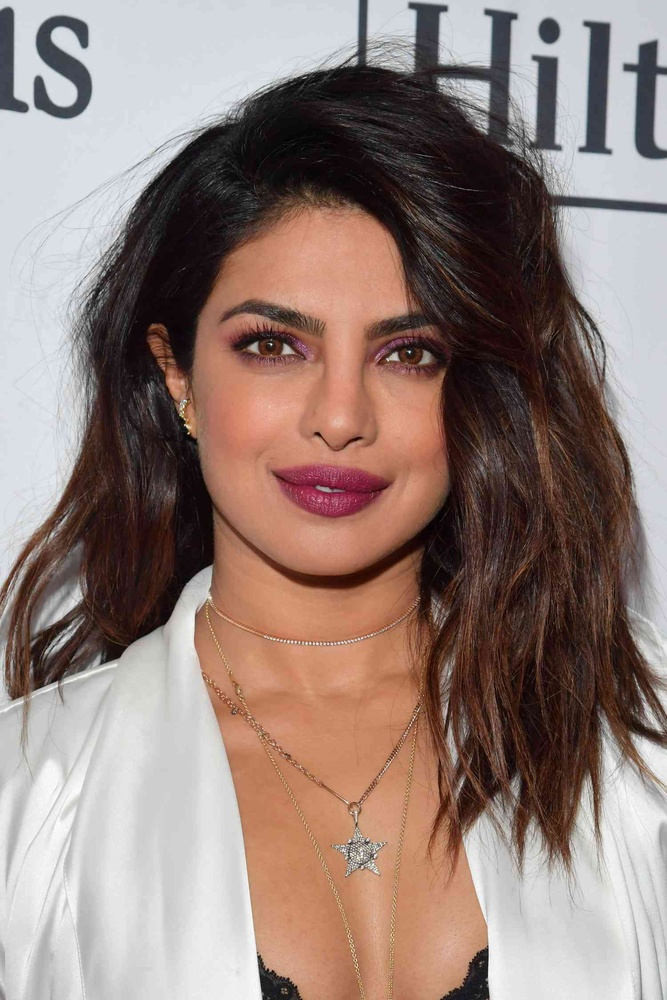
#> input picture faceIdentification/face_images/pic1.jpg, 667 x 1000 px, shrunk from 1500 x 2250 before the run; its folder holds only this picture in this run
$ python code2.py
#> lines starting #> are read from the running program, lines starting #| are printed output that depends on the picture; after the words box and inside, x2 and y2 are one past the last pixel; in counts of white or black regions, pixels touching at a corner belong together
import cv2
import os

def face_detection(image_path):
    # Load the face detection model
#> called with image_path = 'face_images/pic1.jpg'
    face_cascade = cv2.CascadeClassifier(cv2.data.haarcascades + 'haarcascade_frontalface_default.xml')

    # Load the image
    image = cv2.imread(image_path)
#> image is the input picture: shape (1000, 667, 3); mean B, G, R 120.6, 127.3, 147.2

    # Convert the image to grayscale
    gray = cv2.cvtColor(image, cv2.COLOR_BGR2GRAY)
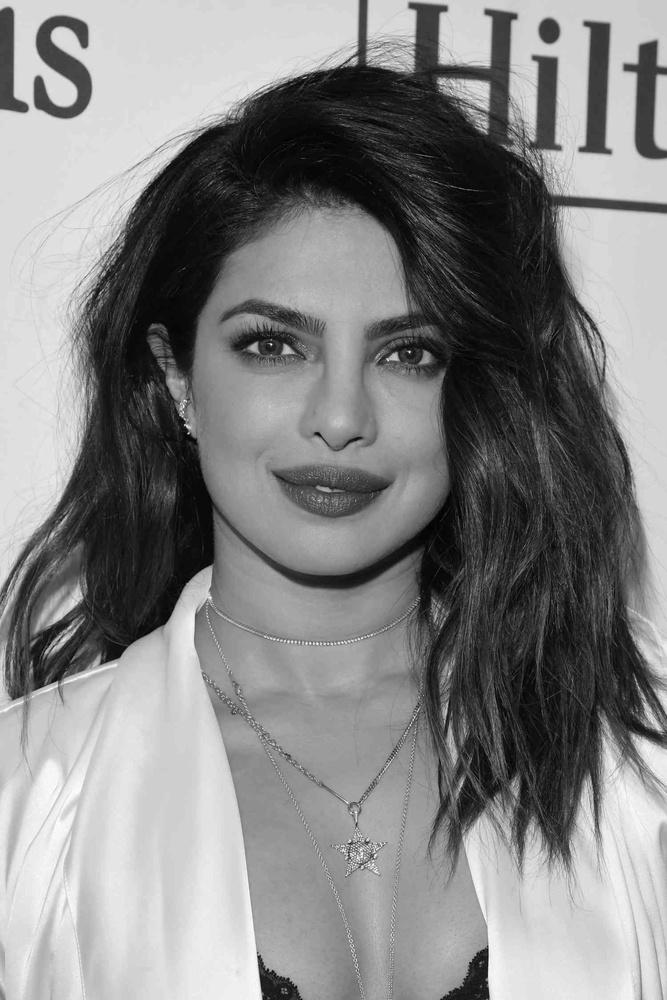
#> gray: shape (1000, 667); min 0, max 255, mean 132.5

    # Detect faces in the image
    faces = face_cascade.detectMultiScale(gray, scaleFactor=1.1, minNeighbors=5, minSize=(30, 30))
#> faces = [[173, 227, 328, 328]]

    return faces, image

def process_images():
    # Create a directory to store the captured face images
    os.makedirs('processed_images', exist_ok=True)

    # Create a dictionary to store the ID numbers for each face
    face_ids = {}

    # Get the list of image file paths in the face_images folder
    image_folder = 'face_images'
    image_paths = [os.path.join(image_folder, image_file) for image_file in os.listdir(image_folder) if image_file.endswith('.jpg')]

    # Process each image
    for i, image_path in enumerate(image_paths):
        faces, image = face_detection(image_path)
#> faces = [[173, 227, 328, 328]]

        # Draw rectangles around the detected faces and assign an ID number
        for (x, y, w, h) in faces:
            face_id = i + 1  # Assign a unique ID number for each face
            face_ids[face_id] = image_path  # Store the image path with the ID number
            cv2.rectangle(image, (x, y), (x+w, y+h), (0, 255, 0), 2)
            cv2.putText(image, str(face_id), (x, y - 10), cv2.FONT_HERSHEY_SIMPLEX, 0.9, (0, 255, 0), 2)
#> this loop made 1 pass
#> (x, y, w, h, face_id) on pass 1: (173, 227, 328, 328, 1)
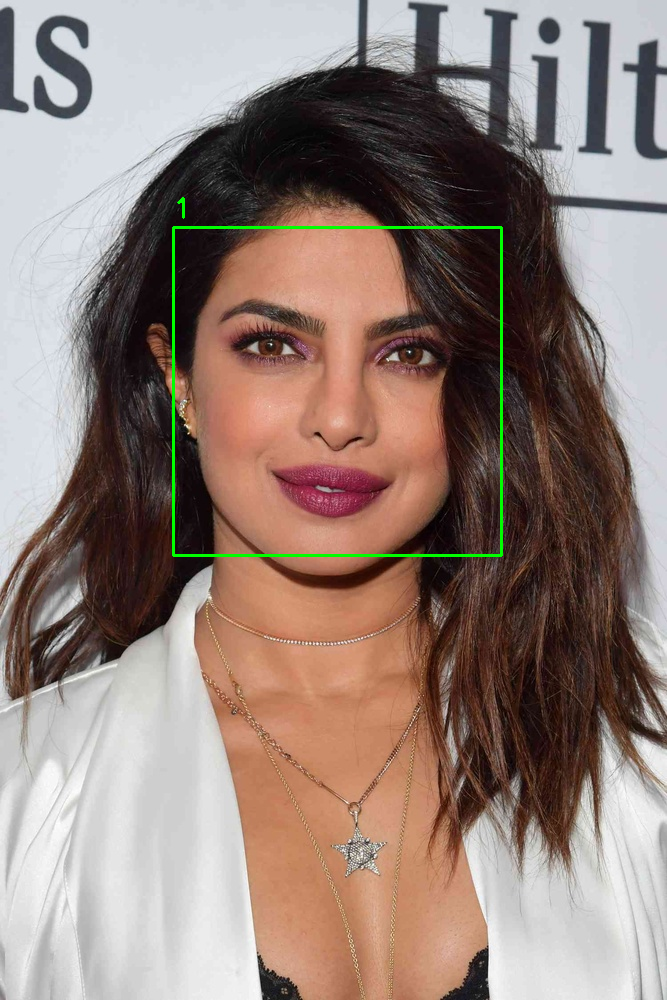
#> image: shape (1000, 667, 3); 0.6% of pixels changed, all inside (x1, y1, x2, y2) = (172, 197, 503, 557)
#> after the loop, face_ids = {1: 'face_images/pic1.jpg'}

        # Save the processed image
        cv2.imwrite(os.path.join('processed_images', f'processed_{i}.jpg'), image)

    # Print the ID numbers and corresponding image paths
    for face_id, image_path in face_ids.items():
        print(f'Face ID: {face_id}, Image Path: {image_path}')
#> this loop made 1 pass
#> (face_id, image_path) on pass 1: (1, 'face_images/pic1.jpg')
#> (printed output is left out)

# Call the function to process the images
process_images()

$ run again, on faceIdentification/face_images/pic7.jpg
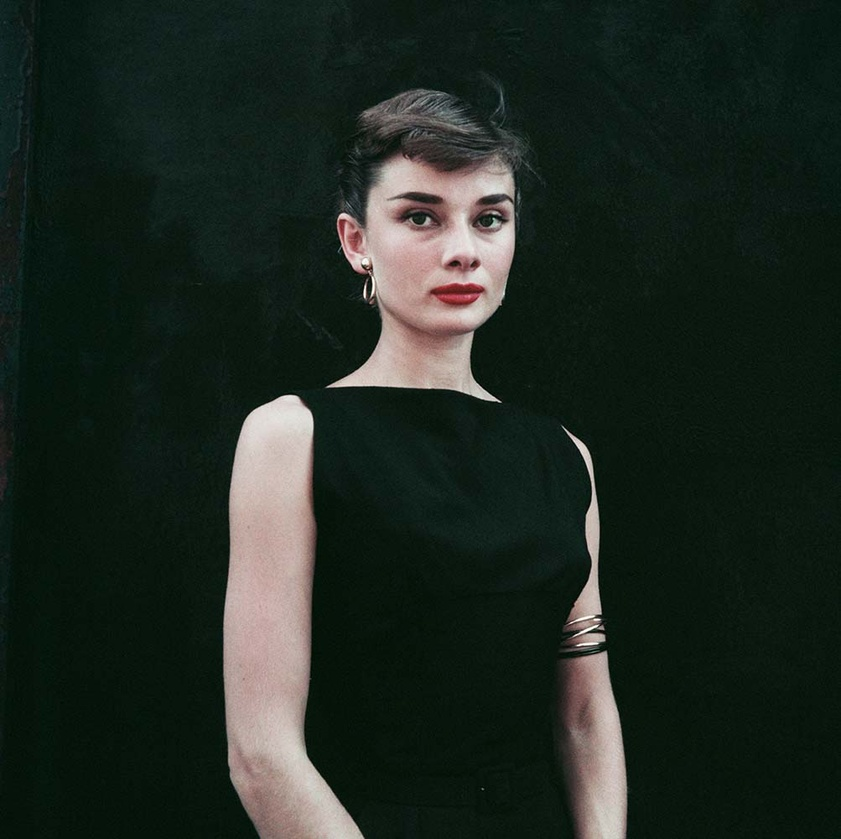
#> input picture faceIdentification/face_images/pic7.jpg, 841 x 839 px, shrunk from 1003 x 1000 before the run
#> in face_detection, image is the input picture: shape (839, 841, 3); mean B, G, R 33.2, 40.6, 31
#> in face_detection, `gray = cv2.cvtColor(image, cv2.COLOR_BGR2GRAY)`:
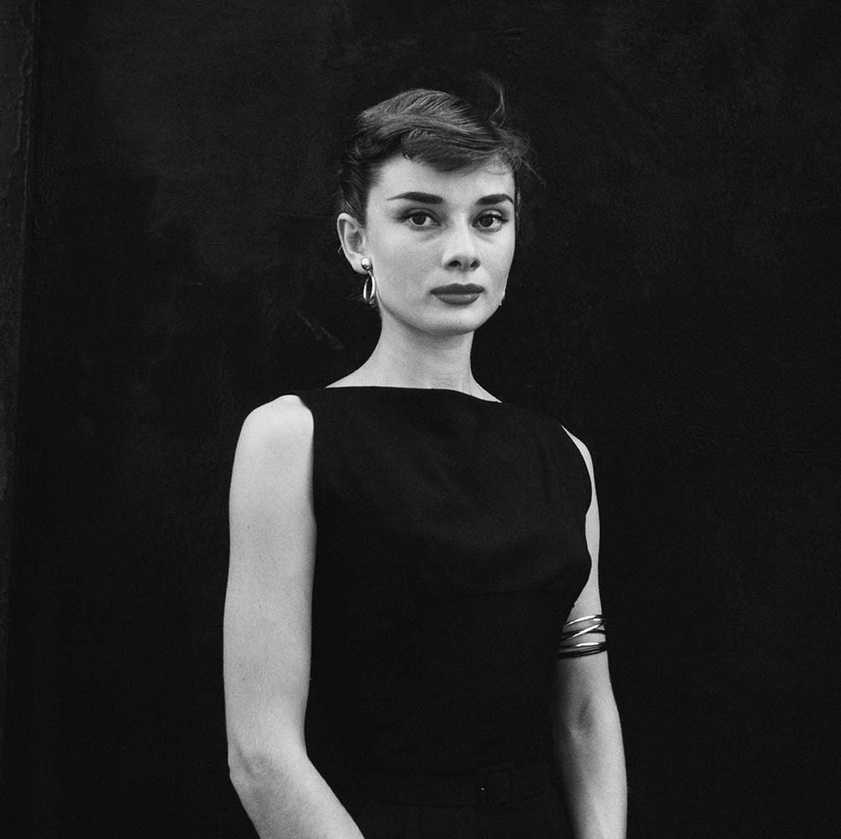
#> gray: shape (839, 841); min 0, max 254, mean 36.8
#> in face_detection, `faces = face_cascade.detectMultiScale(gray, scaleFactor=1.1, minNeighb..`: faces = [[357, 141, 195, 195]]
#> the loop in process_images, `for (x, y, w, h) in faces:` made 1 pass
#> (x, y, w, h, face_id) on pass 1: (357, 141, 195, 195, 1)
#> after the loop in process_images, `for (x, y, w, h) in faces:`:
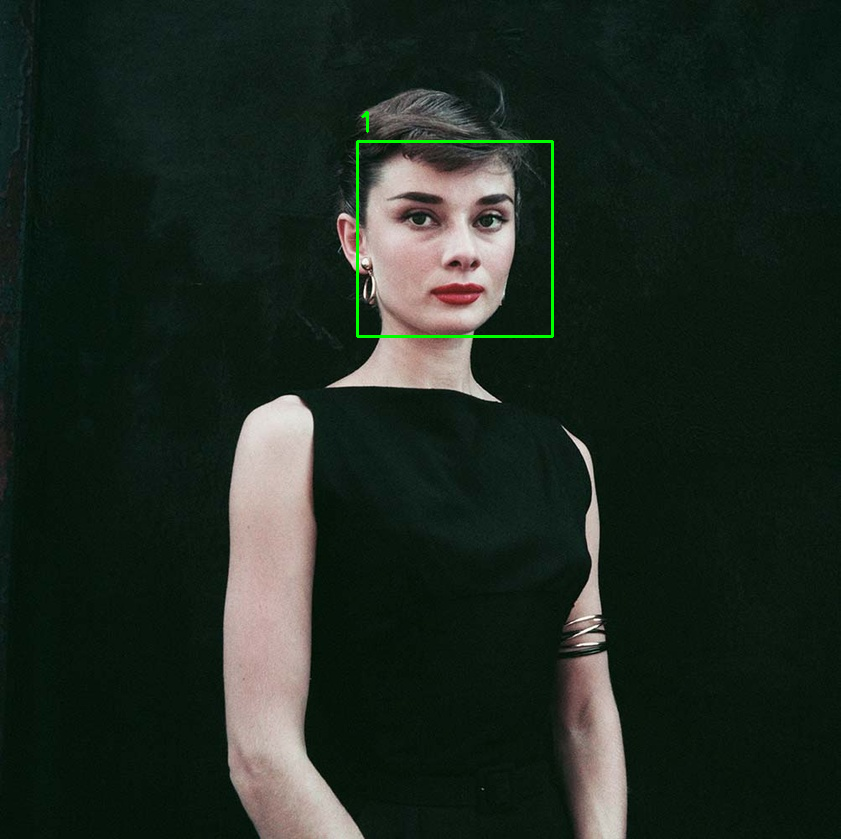
#> image: shape (839, 841, 3); 0.34% of pixels changed, all inside (x1, y1, x2, y2) = (356, 111, 554, 338)
#> after the loop in process_images, `for (x, y, w, h) in faces:`: face_ids = {1: 'face_images/pic7.jpg'}
#> the loop in process_images, `for face_id, image_path in face_ids.items():` made 1 pass
#> (face_id, image_path) on pass 1: (1, 'face_images/pic7.jpg')
#> (printed output is left out)

$ run again, on faceIdentification/face_images/pic8.jpg
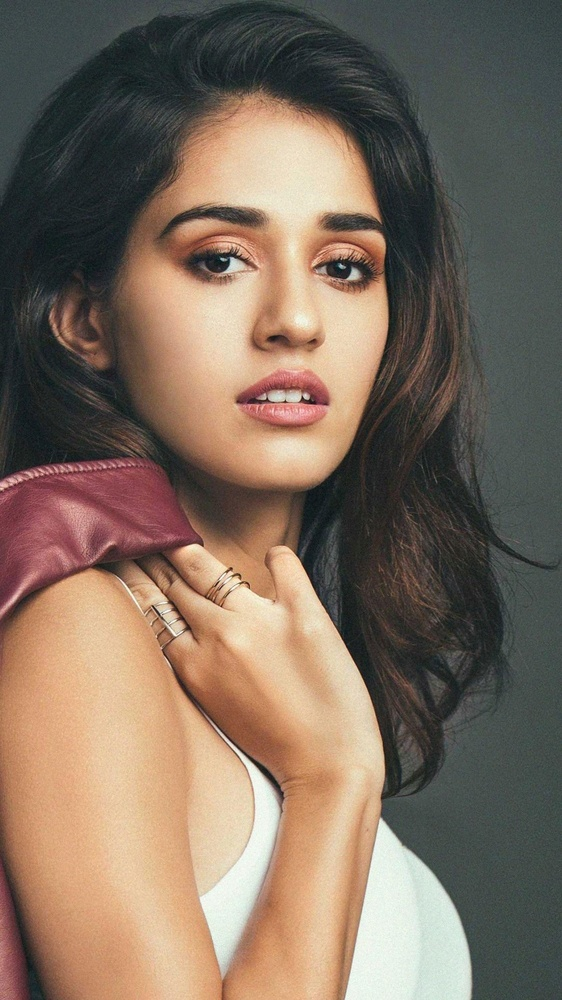
#> input picture faceIdentification/face_images/pic8.jpg, 562 x 1000 px, shrunk from 1080 x 1920 before the run
#> in face_detection, image is the input picture: shape (1000, 562, 3); mean B, G, R 94.6, 109.6, 126.9
#> in face_detection, `gray = cv2.cvtColor(image, cv2.COLOR_BGR2GRAY)`:
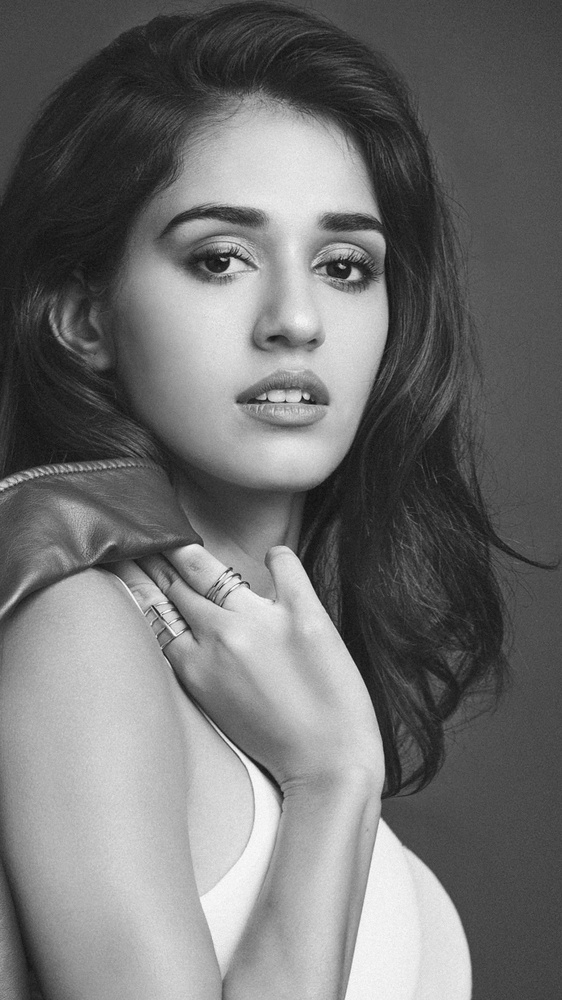
#> gray: shape (1000, 562); min 14, max 252, mean 113.1
#> in face_detection, `faces = face_cascade.detectMultiScale(gray, scaleFactor=1.1, minNeighb..`: faces = [[106, 124, 349, 349]]
#> the loop in process_images, `for (x, y, w, h) in faces:` made 1 pass
#> (x, y, w, h, face_id) on pass 1: (106, 124, 349, 349, 1)
#> after the loop in process_images, `for (x, y, w, h) in faces:`:
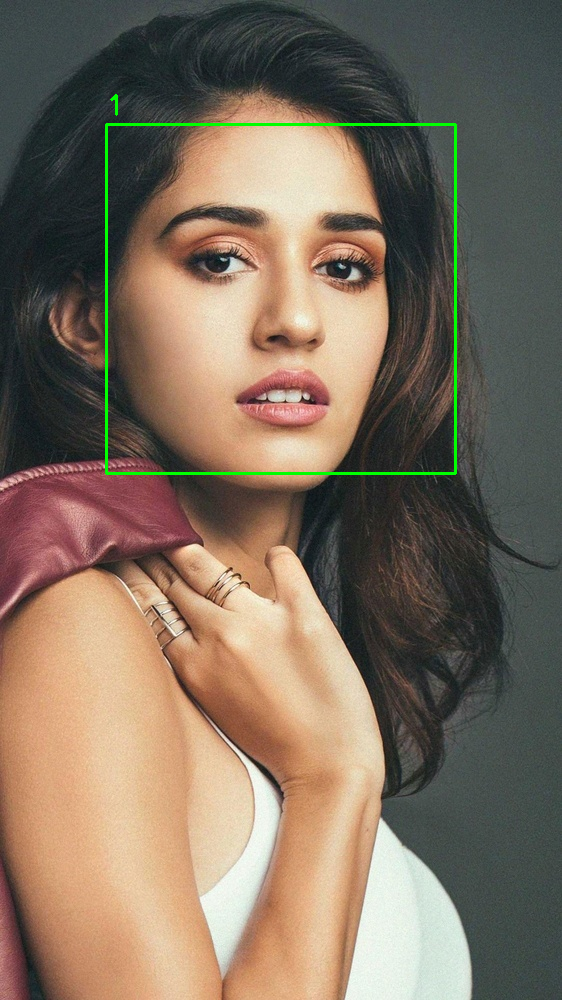
#> image: shape (1000, 562, 3); 0.76% of pixels changed, all inside (x1, y1, x2, y2) = (105, 94, 457, 475)
#> after the loop in process_images, `for (x, y, w, h) in faces:`: face_ids = {1: 'face_images/pic8.jpg'}
#> the loop in process_images, `for face_id, image_path in face_ids.items():` made 1 pass
#> (face_id, image_path) on pass 1: (1, 'face_images/pic8.jpg')
#> (printed output is left out)

$ run again, on faceIdentification/face_images/pic9.jpg
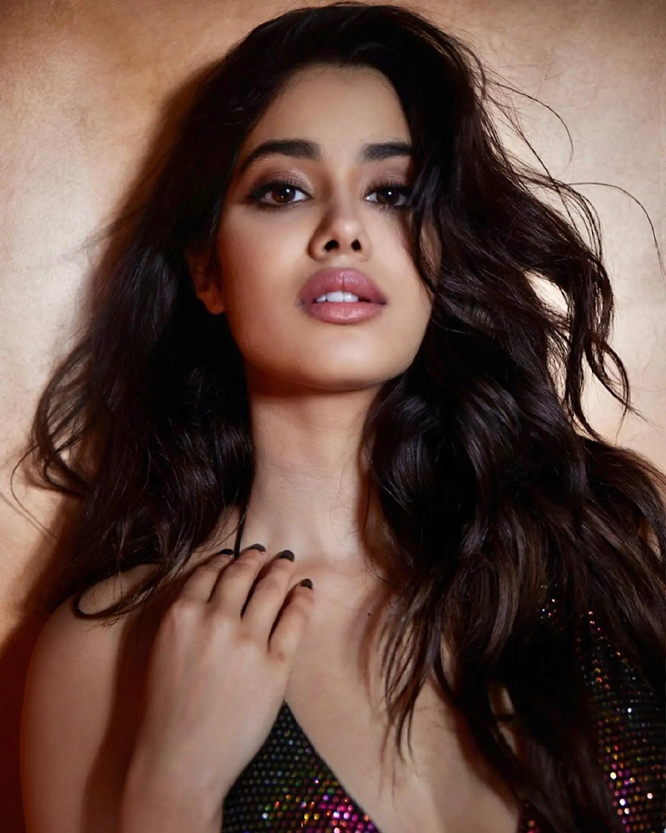
#> input picture faceIdentification/face_images/pic9.jpg, 666 x 833 px
#> in face_detection, image is the input picture: shape (833, 666, 3); mean B, G, R 64.4, 73.7, 99.9
#> in face_detection, `gray = cv2.cvtColor(image, cv2.COLOR_BGR2GRAY)`:
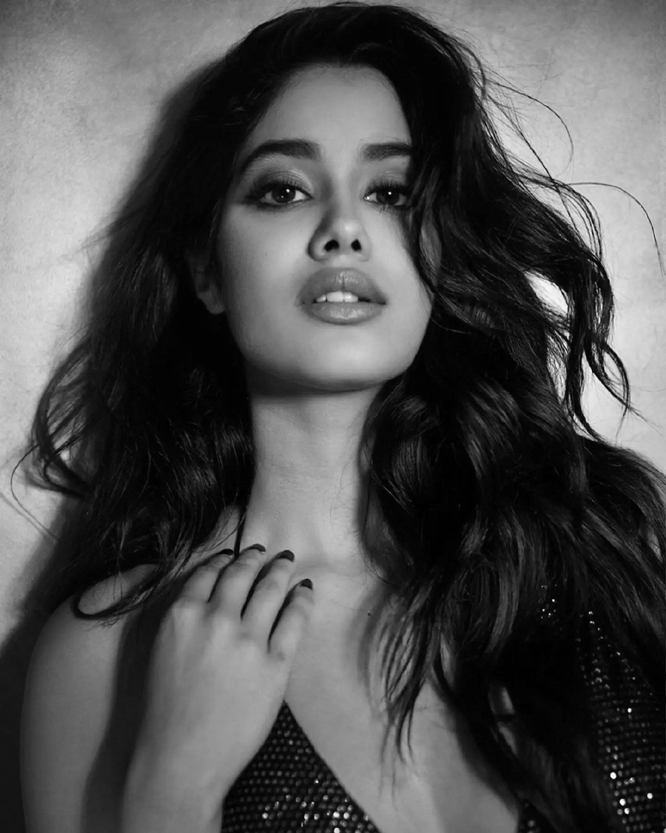
#> gray: shape (833, 666); min 0, max 255, mean 80.5
#> in face_detection, `faces = face_cascade.detectMultiScale(gray, scaleFactor=1.1, minNeighb..`: faces = [[202, 91, 268, 268]]
#> the loop in process_images, `for (x, y, w, h) in faces:` made 1 pass
#> (x, y, w, h, face_id) on pass 1: (202, 91, 268, 268, 1)
#> after the loop in process_images, `for (x, y, w, h) in faces:`:
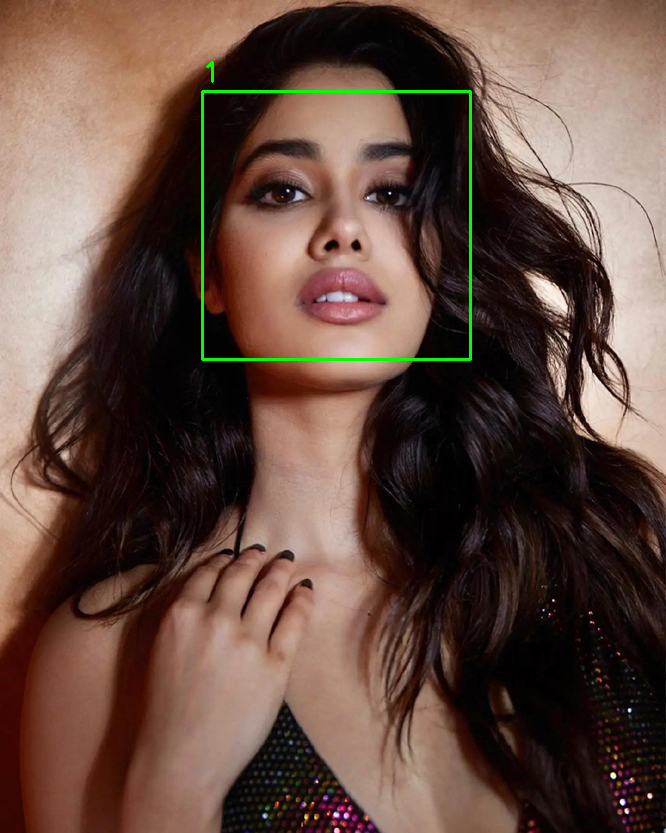
#> image: shape (833, 666, 3); 0.59% of pixels changed, all inside (x1, y1, x2, y2) = (201, 61, 472, 361)
#> after the loop in process_images, `for (x, y, w, h) in faces:`: face_ids = {1: 'face_images/pic9.jpg'}
#> the loop in process_images, `for face_id, image_path in face_ids.items():` made 1 pass
#> (face_id, image_path) on pass 1: (1, 'face_images/pic9.jpg')
#> (printed output is left out)
